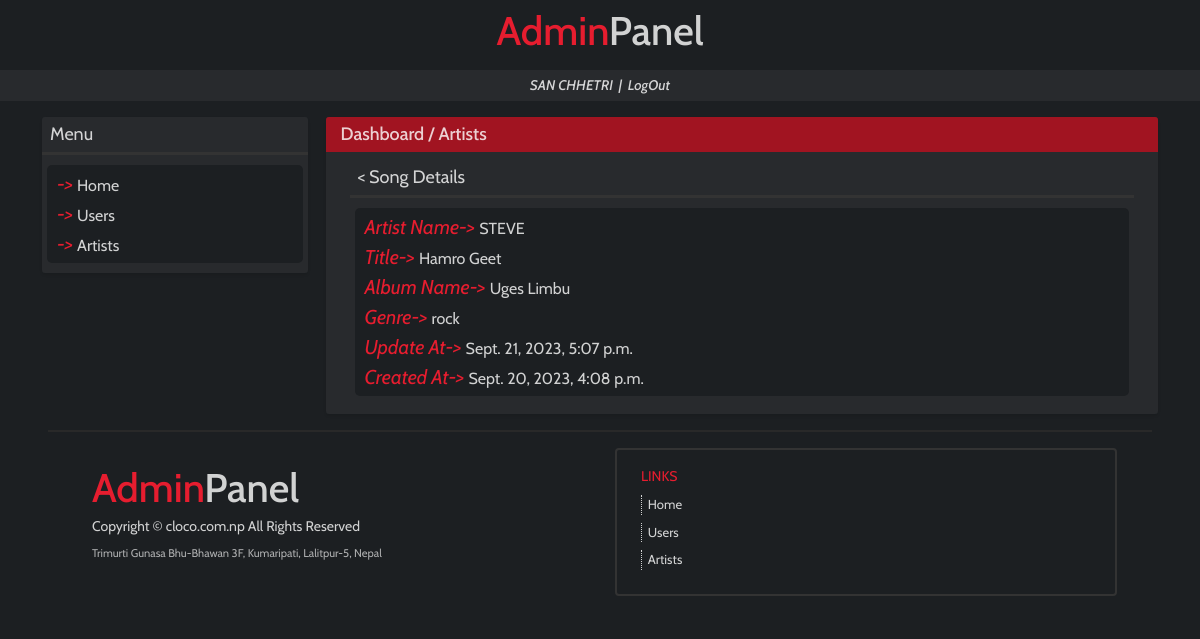
The page /dashboard/artists/2/songs/8/ (signed in) on the database its author committed.
### musicRecord/models.py (models this page shows, shortened)
class Music(models.Model):
    GENRE_CHOICES = (
        ('rnb', 'Rhythm and Blues'),
        ('country', 'Country'),
        ('classic', 'Classic'),
        ('rock', 'Rock'),
        ('jazz', 'Jazz'),
    )
    artist = models.ForeignKey(Artist, on_delete=models.CASCADE)
    title = models.CharField(max_length=100)
    album_name = models.CharField(max_length=50)
    genre = models.CharField(max_length=20, choices=GENRE_CHOICES)
    created_at = models.DateTimeField(auto_now_add=True)
    updated_at = models.DateTimeField(auto_now=True)

class Artist(models.Model):
    GENDER_CHOICES = (
        ('M', 'Male'),
        ('F', 'Female'),
        ('O', 'Other'),
    )
    name = models.CharField(max_length=50)
    dob = models.DateField()
    gender = models.CharField(max_length=1, choices=GENDER_CHOICES)
    address = models.CharField(max_length=50)
    first_release_date = models.DateField(null=True, blank=True)
    no_of_albums_released = models.IntegerField(default = 0)
    created_at = models.DateTimeField(auto_now_add=True)
    updated_at = models.DateTimeField(auto_now=True)

### musicRecord/songsViews.py (the view)
# urls.py: path('artists/<int:pk>/songs/<int:spk>/', songsViews.song_detail),
def song_detail(request, pk=None, spk=None):
    if not request.user.is_authenticated:
        return redirect('/')
    else:
        try:
            song = Music.objects.raw(f'select * from musicRecord_Music where id={spk} LIMIT 1')[0]
        except:
            song = None
        try:
            page = request.GET.get('page')
        except:
            page = None
        return render(request, 'songs/songdetail.html', {'user_name':user_name(request), 'page':page, 'song':song})

### musicRecord/songsViews.py (called while the page is built)
def user_name(request):
    return request.user.first_name.upper()+' '+request.user.last_name.upper()

### templates/songs/songdetail.html (shortened to what this page needs)
{% extends 'base.html' %}
{% block content %}
<div class="row mb-3">
    <div class="d-none d-lg-block col-sm-12 col-lg-3 px-4">
        <div class="row mb-3 main-box">
            <div class="sidebox-text px-2 py-1 mb-0">
              Menu
            </div>
            <div class="col-12 mt-0 pt-0" style="background:#333; height:3px;">
            </div>
            <div class="col-12 sidebox-menus">
              <div class="row sidebox-menu py-1">
                <div class="col-12 p-0 m-0" style="color:#e61d2f;">
                    <i>-> </i>
                      <a class="menu-options" href="{% url 'dashboard' %}">Home</a>
                    <br>
                </div>
                <div class="col-12 p-0 m-0" style="color:#e61d2f;">
                    <i>-> </i>
                      <a class="menu-options" href="{% url 'users' %}">Users</a>
                    <br>
                </div>
                <div class="col-12 p-0 m-0" style="color:#e61d2f;">
                    <i>-> </i>
                      <a class="menu-options" href="{% url 'artists' %}">Artists</a>
                    <br>
                </div>
              </div>
            </div>
        </div>
    </div>
    <div class="col-sm-12 col-lg-9 px-4">
        <div class="row main-box">
            <div class="col-12 box-top py-1">
                <a class="link" href="{% url 'dashboard' %}">Dashboard</a> / <a class="link" href="{% url 'artists' %}">Artists</a>
            </div>
            <div class="col-12 box-content px-0 px-lg-4">
                <div class="mt-2 pb-2">
                    <div class="sidebox-text px-2 py-1 mb-0">
                        {% if page %}
                        <a href="{% url 'artists' %}{{song.artist.id}}/songs/?page={{page}}" class="link">< Song Details</a>
                        {% else %}
                        <a href="{% url 'artists' %}{{song.artist.id}}/songs/" class="link">< Song Details</a>
                        {% endif %}
                    </div>
                    <div class="col-12 mt-0 pt-0" style="background:#333; height:3px;">
                    </div>
                    <div class="col-12 sidebox-menus">
                        <div class="row sidebox-menu py-1">
                            <div class="col-12 p-0 m-0" style="color:#e61d2f;">
                                <i>Artist Name-> </i>
                                <span class="detail-text">{{song.artist.name.upper}}</span>
                                <br>
                                <i>Title-> </i>
                                <span class="detail-text">{{song.title}}</span>
                                <br>
                                <i>Album Name-> </i>
                                <span class="detail-text" >{{song.album_name}}</span>
                                <br>
                                <i>Genre-> </i>
                                <span class="detail-text">{{song.genre}}</span>
                                <br>
                                <i>Update At-> </i>
                                <span class="detail-text" href="{% url 'users' %}{{user.id}}">{{song.updated_at}}</span>
                                <br>
                                <i>Created At-> </i>
                                <span class="detail-text" href="{% url 'users' %}{{user.id}}">{{song.created_at}}</span>
                                <br>
                            </div>
                        </div>
                    </div>
                </div>
            </div>
        </div>
    </div>
{% endblock %}

### rows shown on the page
Music: artist.name "STEVE", title "Hamro Geet", album_name "Uges Limbu", genre "rock", updated_at "Sept. 21, 2023, 5:07 p.m.", created_at "Sept. 20, 2023, 4:08 p.m."

### other values the page prints
{{ user_name }} "SAN CHHETRI"
